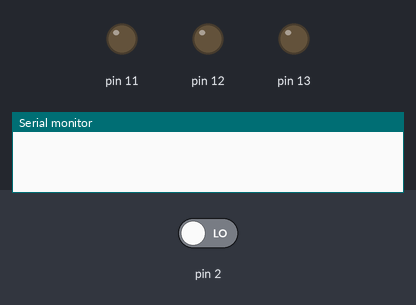
This sketch was run on a simulated Arduino Uno, built with avr-gcc and run on an emulated ATmega328P. On the bench: output pins drawn as LEDs (lit = HIGH), the last lines printed to the serial monitor. The test bench sets the inputs (shaded band); at power-on: pin 2 LOW. Random numbers use the default seed unless the sketch sets one.

Above: at 4.2 s.
4.3 s: pin 2 driven HIGH
At 5.45 s:
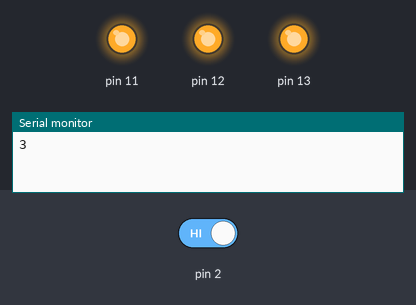
At 6.55 s:
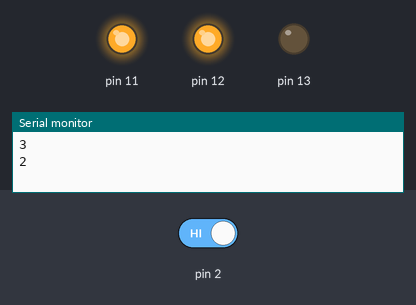
7.3 s: pin 2 driven LOW
At 7.45 s:
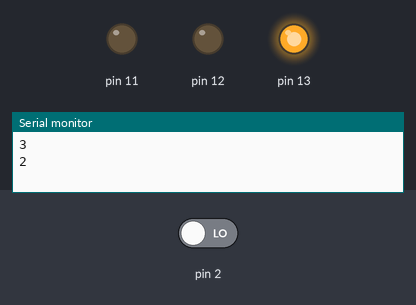
Timing chart, 0 to 10.3 s (numbered marks = the images above; inputs shaded):
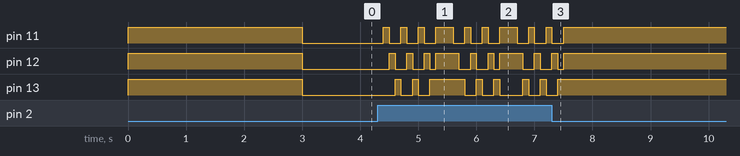

Measured:
- after the input at 4.3 s, pin 11: LOW → HIGH after 0.10 s, then repeats every 1.1 s: 2 × (LOW 0.20 s, HIGH 0.10 s), LOW 0.20 s, HIGH 0.30 s; pin 12: LOW → HIGH after 0.20 s, then repeats every 1.1 s: 2 × (LOW 0.20 s, HIGH 0.10 s), LOW 0.10 s, HIGH 0.40 s

The sketch:

test2.ino
```cpp
void setup() {
  Serial.begin(9600);
  randomSeed(analogRead(0));  //중복없는 난수값 발생
  pinMode(2,INPUT);

  //2번 제어
  pinMode(11,OUTPUT); //초록
  pinMode(12,OUTPUT); //노랑
  pinMode(13,OUTPUT); //빨강

  //3번 3초동안 LED 켜지고 꺼짐
  digitalWrite(11,HIGH);
  digitalWrite(12,HIGH);
  digitalWrite(13,HIGH);
  delay(3000);
  digitalWrite(11,LOW);
  digitalWrite(12,LOW);
  digitalWrite(13,LOW);
}
void loop() {
  int result = digitalRead(2);
  if(result == HIGH) {
    //6번 초록,노랑,빨강순 3회 반복 0.1초간 켜지고 꺼짐
    for(int i=0; i<3; i++){
      digitalWrite(11,HIGH);
      delay(100);
      digitalWrite(11,LOW);
      digitalWrite(12,HIGH);
      delay(100);
      digitalWrite(12,LOW);
      digitalWrite(13,HIGH);
      delay(100);
      digitalWrite(13,LOW);
  }
  int randNumber = random(1,4); //4번,5번 난수값 1에서 3사이, 눌렀을 때 새로운 난수값
  Serial.println(randNumber); //7번 시리얼 모니터 출력
  if(randNumber == 1){  //난수값이 1인 경우 초록 LED ON
    digitalWrite(11,HIGH);
  }
  if(randNumber == 2){  //난수값이 2인 경우 초록,노랑 LED ON
    digitalWrite(11,HIGH);
    digitalWrite(12,HIGH);
  }
  if(randNumber == 3){  //난수값이 3인 경우, 초록,노랑,빨강 LED ON
    digitalWrite(11,HIGH);
    digitalWrite(12,HIGH);
    digitalWrite(13,HIGH);
  }

  }
  delay(200);
}
```
